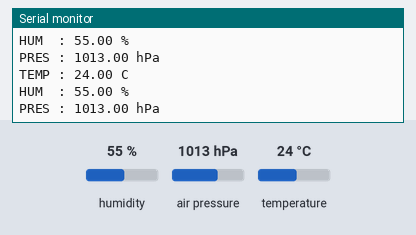
This sketch was run on a simulated ESP32. Parts: the last lines printed to the serial monitor. Inputs (shaded band) come from the test bench; at power-on: humidity 55 %, air pressure 1013 hPa, temperature 24 °C.

Above: at 1.8 s.
1.9 s: humidity set to 22 %
At 2.8 s:
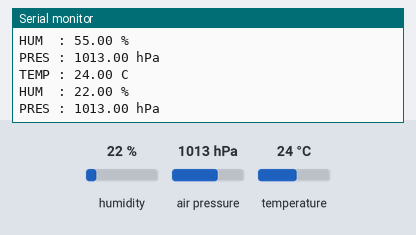
3.4 s: air pressure set to 952 hPa
At 4.7 s:
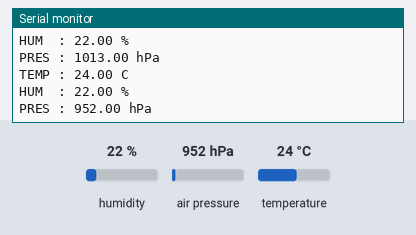
4.9 s: temperature set to 12 °C
At 5.8 s:
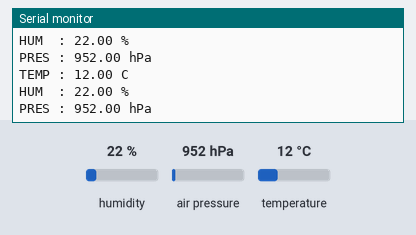

The sketch:

BME280.ino
```cpp
#include <Wire.h>
#include <Adafruit_BME280.h>

#define SDA_PIN 8
#define SCL_PIN 9

Adafruit_BME280 bme;

void setup() {
    Serial.begin(115200);
    Wire.begin(SDA_PIN, SCL_PIN);

    // BME280 연결 확인
    if (!bme.begin(0x76, &Wire) &&
        !bme.begin(0x77, &Wire)) {
        Serial.println("BME280 Failed!");
        while (1) delay(1000);
    }

    Serial.println("BME280 Ready!");
}

void loop() {
    float temperature = bme.readTemperature();
    float humidity = bme.readHumidity();
    float pressure = bme.readPressure() / 100.0;

    Serial.printf("TEMP : %.2f C\n", temperature);
    Serial.printf("HUM  : %.2f %%\n", humidity);
    Serial.printf("PRES : %.2f hPa\n\n", pressure);

    delay(1000);
}
```

Measured:
- after the input at 1.9 s, the serial monitor: prints a new line after 0.11 s (image 1)
- after the input at 3.4 s, the serial monitor: prints a new line after 0.62 s (image 2)
- after the input at 4.9 s, the serial monitor: prints a new line after 0.12 s (image 3)
